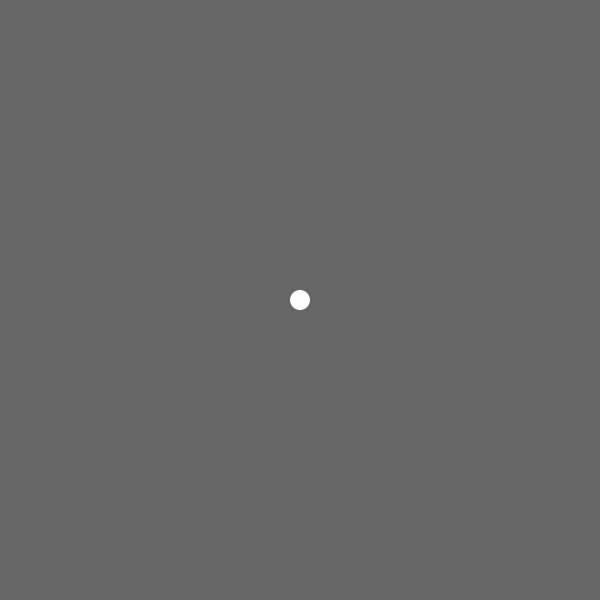
Frame 1 (no input)
Frame 60 (the mouse pressed at the canvas centre just before this capture): identical to frame 1, image omitted
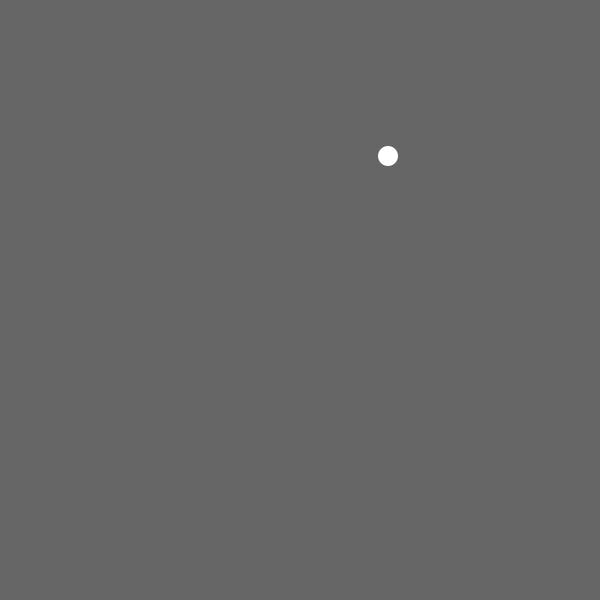
Frame 120 (the mouse held since frame 60 and released just before this capture)

The Processing sketch that drew these frames (run headless with seeded random() and noise(); from frame 60 on, the mouse is pressed at the canvas centre):

// Processing sketch: ART331_21_BasicMouseEvents03
// ── ART331_21_BasicMouseEvents03.pde
int locX, locY;

void setup() {
  size(600,600);
  locX = width/2;
  locY = height/2;
  noStroke();
}

void draw() {
  background(102);
  ellipse(locX, locY, 20, 20);
}

void mousePressed() {
  locX = round(random(0, width));
  locY = round(random(0, height));
}
